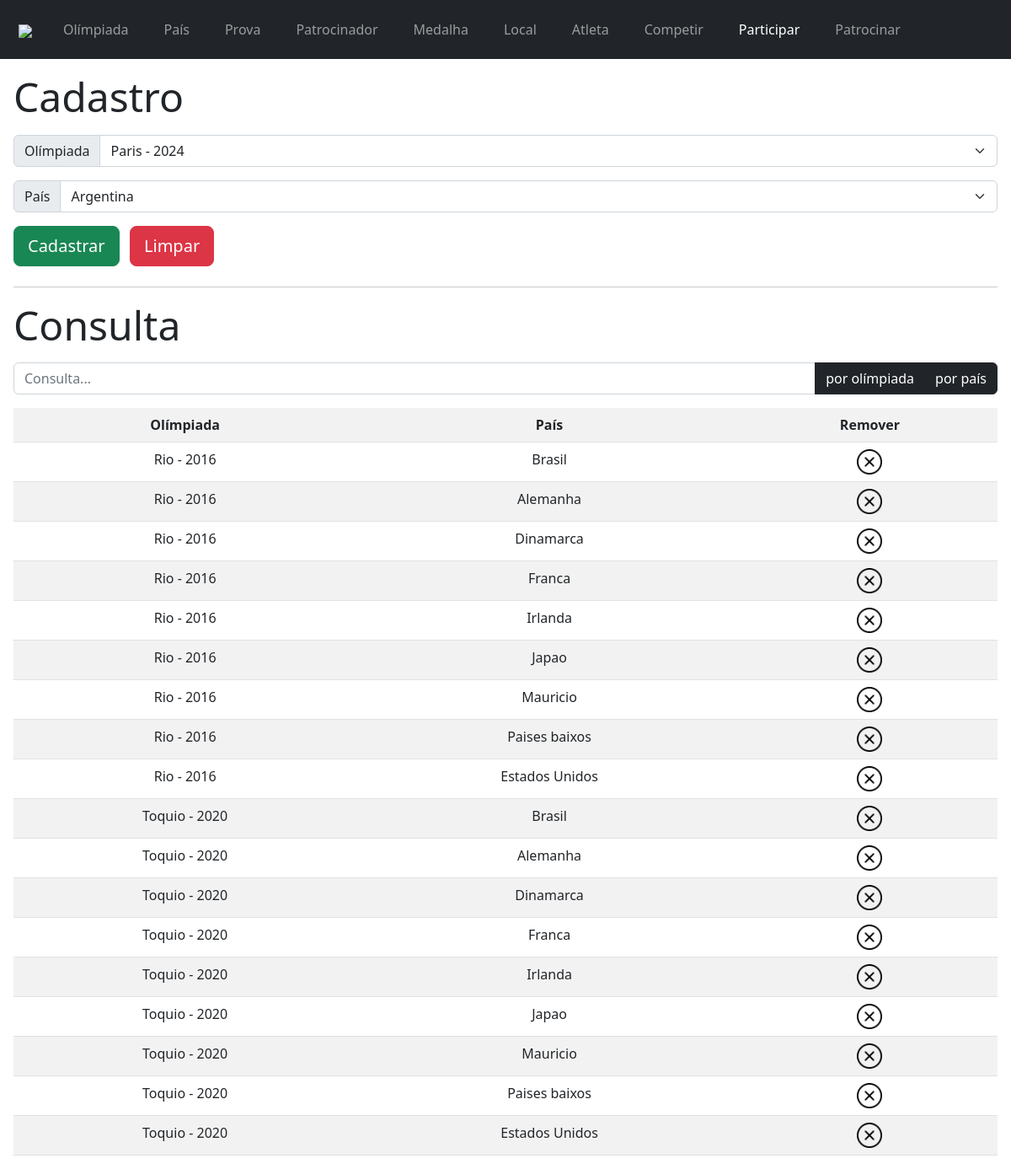
Page /participar/participar.php on the committed database.
### tables this page shows
CREATE TABLE `olimpiada` (
  `nome` varchar(30) NOT NULL,
  `data_inicio` date NOT NULL,
  `data_termino` date NOT NULL,
  `primeiro` varchar(3) DEFAULT NULL,
  `segundo` varchar(3) DEFAULT NULL,
  `terceiro` varchar(3) DEFAULT NULL,
  `ano` int(4) NOT NULL,
  `pais_codigo` varchar(3) NOT NULL,
  `qtdPaises` int(11) NOT NULL DEFAULT 0
);

CREATE TABLE `pais` (
  `nome` varchar(30) NOT NULL,
  `numeroAtletas` int(11) NOT NULL DEFAULT 0,
  `codigo` varchar(3) NOT NULL
);

### participar/participar.php (the view, shortened to what this page needs)
<?php
$conexao = mysqli_connect("localhost", "root", "", "olimpiada");
$comandoPais = "SELECT * FROM pais";
$resultadoPais = mysqli_query($conexao, $comandoPais);
$comandoOlimpiada = "SELECT * FROM olimpiada";
$resultadoOlimpiada = mysqli_query($conexao, $comandoOlimpiada);
?>
<!DOCTYPE html>
<head>
    <link href="https://cdn.jsdelivr.net/npm/bootstrap@5.2.0/dist/css/bootstrap.min.css" rel="stylesheet">
</head>
<body style="width: 100%">
    <nav class="navbar navbar-expand-lg navbar-dark bg-dark">
        <div class="container-fluid">
            <a class="navbar-brand" style="margin-left: 10px" href="../index.php"><img src="../img/olympic.png" width="50px"></a>
            <div class="collapse navbar-collapse" id="navbarSupportedContent">
                <ul class="navbar-nav me-auto mb-2 mb-lg-0">
                    <li class="nav-item btn">
                        <a class="nav-link" href="../olimpiada/olimpiada.php">Olímpiada</a>
                    </li>
                    <li class="nav-item btn">
                        <a class="nav-link" href="../pais/pais.php">País</a>
                    </li>
                    <li class="nav-item btn">
                        <a class="nav-link" href="../prova/prova.php">Prova</a>
                    </li>
                    <li class="nav-item btn">
                        <a class="nav-link" href="../patrocinador/patrocinador.php">Patrocinador</a>
                    </li>
                    <li class="nav-item btn">
                        <a class="nav-link" href="../medalha/medalha.php">Medalha</a>
                    </li>
                    <li class="nav-item btn">
                        <a class="nav-link" href="../local/local.php">Local</a>
                    </li>
                    <li class="nav-item btn">
                        <a class="nav-link" href="../atleta/atleta.php">Atleta</a>
                    </li>
                    <li class="nav-item btn">
                        <a class="nav-link" href="../competir/competir.php">Competir</a>
                    </li>
                    <li class="nav-item btn">
                        <a class="nav-link active" href="../participar/participar.php">Participar</a>
                    </li>
                    <li class="nav-item btn">
                        <a class="nav-link" href="../patrocinar/patrocinar.php">Patrocinar</a>
                    </li>
                </ul>
            </div>
        </div>
    </nav>
    <div class="m-3">
        <h3 class="display-5 mb-3 mt-2"> Cadastro </h3>
        <form action="bd/cadastro.php" method="POST">
            <div class="input-group mb-3">
                <label class="input-group-text">Olímpiada</label>
                <select class="form-select" name="olimpiada">
                    <?php
                    while ($tuplaOlimpiada = mysqli_fetch_assoc($resultadoOlimpiada)) {
                        echo "<option value='" . $tuplaOlimpiada['nome'] . "'> " . $tuplaOlimpiada['nome'] . " - " . $tuplaOlimpiada['ano'] . "</option>";
                    }
                    ?>
                </select>
            </div>
            <div class="input-group mb-3">
                <label class="input-group-text">País</label>
                <select class="form-select" name="pais">
                    <?php
                    while ($tuplaPais = mysqli_fetch_assoc($resultadoPais)) {
                        echo "<option value='" . $tuplaPais['codigo'] . "'> " . $tuplaPais['nome'] . "</option>";
                    }
                    ?>
                </select>
            </div>
            <input type="submit" value="Cadastrar" class="btn btn-success btn-lg btn-block"> &nbsp;
            <input type="reset" value="Limpar" class="btn btn-danger btn-lg btn-block">
        </form>
        <hr class="mt-4">
        <h3 class="display-5 mb-3"> Consulta </h3>
        <div class="input-group mb-3">
            <input type="text" class="form-control" id="textoConsulta" placeholder="Consulta...">
            <button class="btn btn-dark" type="button" id="botaoOlimpiada">por olímpiada</button>
            <button class="btn btn-dark" type="button" id="botaoPais">por país</button>
        </div>
        <table class="table table-striped" id="tabelaConteudo">
            <?php include 'bd/consulta.php' ?>
        </table>
    </div>
</body>
</html>

### participar/bd/consulta.php (shortened to what this page needs)
<?php
$conexao = mysqli_connect("localhost", "root", "", "olimpiada");
$comando = "SELECT olimpiada.nome AS olimpiadaNome, pais.nome AS paisNome, pais.codigo AS paisCodigo, olimpiada.ano AS olimpiadaAno FROM participar
    INNER JOIN olimpiada ON participar.olimpiada_nome = olimpiada.nome
    INNER JOIN pais ON pais.codigo = participar.pais_codigo";
$resultado = mysqli_query($conexao, $comando);
echo "<tr>
        <th> Olímpiada </th>
        <th> País </th>
        <th> Remover </th>
      </tr>";
while ($tupla = mysqli_fetch_assoc($resultado)) {
    echo "<tr>
              <td class='alinhar'> " . $tupla['olimpiadaNome'] . " - " . $tupla['olimpiadaAno'] . " </td>
              <td class='alinhar'> " . $tupla['paisNome'] . " </td>
              <td> <a href='bd/remocao.php?idRe=" . $tupla['olimpiadaNome'] . "%" . $tupla['paisCodigo'] . "'><img src='../img/remove.png' width='30px' style='display: block; margin: auto;'></a> </td>
              </tr>";
}

### participar/participar.php (style rules this page uses)
th { text-align: center; vertical-align: middle, }
td.alinhar { text-align: center; vertical-align: middle, }

### rows in the picture
olimpiada: nome "Rio", ano "2016", pais_codigo.nome "Brasil", pais.nome "Alemanha", pais.nome "Dinamarca", pais.nome "Franca", pais.nome "Irlanda", segundo.nome "Japao", pais.nome "Mauricio", pais.nome "Paises baixos", terceiro.nome "Estados Unidos"
olimpiada: nome "Toquio", ano "2020", primeiro.nome "Brasil", pais.nome "Alemanha", segundo.nome "Dinamarca", pais.nome "Franca", pais.nome "Irlanda", pais_codigo.nome "Japao", pais.nome "Mauricio", pais.nome "Paises baixos", terceiro.nome "Estados Unidos"

### other values in the picture
form field olimpiada "Paris - 2024"
form field pais "Argentina"
